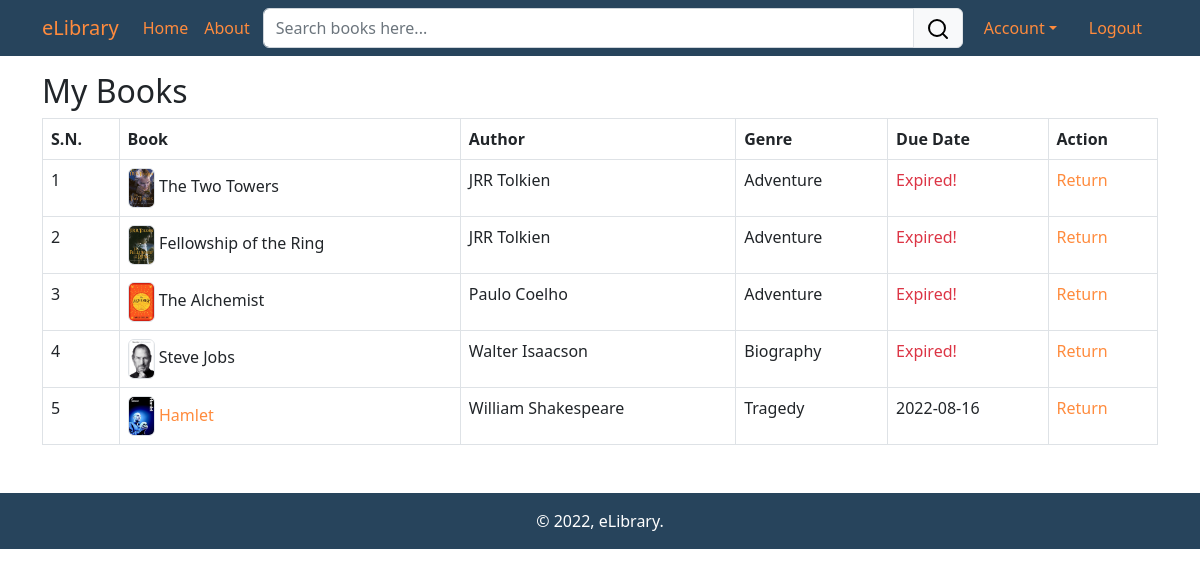
The app's page /dashboard.php (signed in) with its own data.
### tables this page shows
CREATE TABLE `issued_books` (
  `id` int(11) NOT NULL,
  `book_id` int(11) NOT NULL,
  `user_id` int(11) NOT NULL,
  `issue_date` varchar(50) NOT NULL
);

CREATE TABLE `books` (
  `id` int(11) NOT NULL,
  `name` varchar(200) NOT NULL,
  `author_id` int(11) NOT NULL,
  `cat_id` int(11) NOT NULL,
  `year` varchar(4) NOT NULL,
  `description` text NOT NULL,
  `image` text NOT NULL,
  `pdf` text NOT NULL
);

CREATE TABLE `authors` (
  `id` int(11) NOT NULL,
  `name` varchar(100) NOT NULL
);

CREATE TABLE `category` (
  `id` int(11) NOT NULL,
  `name` varchar(100) NOT NULL
);

### dashboard.php (the view, shortened to what this page needs)
<?php
include("includes/header.php");
include("includes/navbar.php");
include("includes/conn.php");
$user_id = $_SESSION['id'];
?>
<div class="container mt-3">
	<div class="my-2 h2">
		My Books
	</div>
<table class="table table-bordered">
	<tr>
		<th>S.N.</th>
		<th>Book</th>
		<th>Author</th>
		<th>Genre</th>
		<th>Due Date</th>
		<th>Action</th>
	</tr>
	<?php
		$query = "SELECT
		issued_books.id AS issue_id,
		books.image AS book_image,
		books.pdf AS book_pdf,
		books.name AS book_name,
		authors.name AS author_name,
		category.name AS category_name,
		issued_books.issue_date AS due_date
		FROM issued_books
		JOIN books ON issued_books.book_id = books.id
		JOIN category ON books.cat_id = category.id
		JOIN authors ON books.author_id = authors.id
		WHERE user_id = '$user_id';
		";
		$query_run = mysqli_query($conn,$query);
		$count = 1;
		while($row = mysqli_fetch_assoc($query_run)){
	?>
		<tr>
			<td><?php echo $count; ?></td>
			<td><?php
			$book_thumb = $row['book_image'];
			$book_name = $row['book_name'];
			$pdf_file = $row['book_pdf'];
			$list_display = "<img class='rounded border' style='height:40px; width=auto;' src='$book_thumb'> $book_name";
			if (date('Y-m-d') > $row['due_date']) {
				echo $list_display;
			} else {
				echo "<a href='read.php?file=$pdf_file'>$list_display</a>";
			}
			?></td>
			<td><?php echo $row['author_name']; ?></td>
			<td><?php echo $row['category_name']; ?></td>
			<td><?php
			if (date('Y-m-d') > $row['due_date']) {
				echo '<span class="text-danger">Expired!</span>';
			} else {
				echo $row['due_date'];
			}
			?></td>
			<td>
				<a href="?id=<?php echo $row['issue_id']; ?>">
					Return
				</a>
			</td>
		</tr>
	<?php
	$count += 1;
	}
	?>
</table>
</div>
<?php
include("includes/footer.php");
?>

### includes/header.php (shortened to what this page needs)
<!DOCTYPE html>
<html>
<head>
	<link rel="stylesheet" href="assets/css/bootstrap.min.css">
	<link rel="stylesheet" href="assets/css/main.css">
</head>
<body>

### includes/navbar.php (shortened to what this page needs)
<nav class="navbar navbar-expand-lg navbar-dark custom-bg sticky-top">
    <div class="container">
        <a class="navbar-brand" href="index.php">eLibrary</a>
        <div class="collapse navbar-collapse d-lg-flex justify-content-lg-between" id="navbarText">
            <ul class="navbar-nav mr-auto">
                <li class="nav-item">
                    <a class="nav-link" href="index.php">Home</a>
                </li>
                <li class="nav-item">
                    <a class="nav-link" href="about.php">About</a>
                </li>
            </ul>
            <form class="d-none d-lg-inline" action="index.php" method="get" style="width:700px;">
                <div class="input-group">
                    <input type="search" name="search" placeholder="Search books here..." class="form-control"
                    <?php if(isset($_GET['search'])) { echo "value='" . $_GET['search'] . "'"; } ?>>
                    <button class="btn btn-light border">
                        <img src="assets/icons/search.svg">
                    </button>
                </div>
            </form>
            <ul class="nav">
                <?php
                if (isset($_SESSION['id'])) {
                ?>
                <li class="nav-item dropdown">
                    <a class="nav-link dropdown-toggle" data-bs-toggle="dropdown" style="cursor:pointer;">Account</a>
                </li>
                <li class="nav-item">
                    <a class="nav-link" href="logout.php">Logout</a>
                </li>
                <?php
                }
                ?>
            </ul>
        </div>
    </div>
</nav>

### includes/footer.php (shortened to what this page needs)
<footer class="custom-bg mt-5 py-3 text-center" style="color:#fff;">
    &copy; 2022, eLibrary.
</footer>
</body>
</html>

### assets/css/main.css (style rules this page uses)
a { color: #FF8B3D !important; text-decoration: none !important; }
.custom-bg { background-color: #27445C !important; }

### records on screen
issued_books: book.image (picture), book.name "The Two Towers", authors.name "JRR Tolkien", category.name "Adventure", issue_date "Expired!"
issued_books: book.image (picture), book.name "Fellowship of the Ring", authors.name "JRR Tolkien", category.name "Adventure", issue_date "Expired!"
issued_books: book.image (picture), book.name "The Alchemist", authors.name "Paulo Coelho", category.name "Adventure", issue_date "Expired!"
issued_books: book.image (picture), book.name "Steve Jobs", authors.name "Walter Isaacson", category.name "Biography", issue_date "Expired!"
issued_books: book.image (picture), book.name "Hamlet", authors.name "William Shakespeare", category.name "Tragedy", issue_date "2022-08-16"
